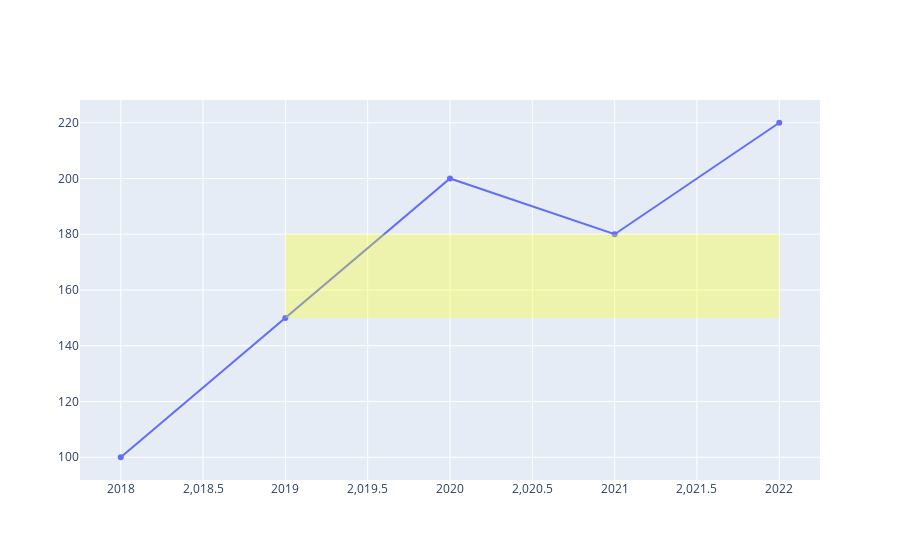

Here is the notebook cell this chart was saved with:
### Code cell
# adding shape
fig = go.Figure(data = go.Scatter(x = years, y= sales))
fig.add_shape(
type = 'rect',
x0 = 2019, x1 = 2022,
y0 = 150, y1 = 180,
fillcolor = 'yellow',
opacity = 0.3,
 line = dict(width = 0)
)

fig.show()

### Figure 1 — Plotly figure (JSON) as saved in the notebook; plotly's stock layout.template omitted (floating-point values rounded to 4 significant figures)
{"data": [{"type": "scatter", "x": [2018, 2019, 2020, 2021, 2022], "y": [100, 150, 200, 180, 220]}], "layout": {"shapes": [{"fillcolor": "yellow", "line": {"width": 0}, "opacity": 0.3, "type": "rect", "x0": 2019, "x1": 2022, "y0": 150, "y1": 180}]}}
